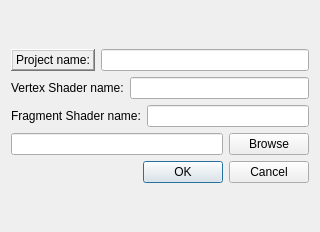
<?xml version="1.0" encoding="UTF-8"?>
<ui version="4.0">
 <class>NewProjectDialog</class>
 <widget class="QDialog" name="NewProjectDialog">
  <property name="geometry">
   <rect>
    <x>0</x>
    <y>0</y>
    <width>320</width>
    <height>232</height>
   </rect>
  </property>
  <property name="windowTitle">
   <string>Dialog</string>
  </property>
  <layout class="QGridLayout" name="gridLayout">
   <item row="0" column="0">
    <layout class="QVBoxLayout" name="verticalLayout">
     <item>
      <layout class="QHBoxLayout" name="horizontalLayout_4">
       <item>
        <widget class="QLabel" name="label_3">
         <property name="frameShape">
          <enum>QFrame::WinPanel</enum>
         </property>
         <property name="frameShadow">
          <enum>QFrame::Raised</enum>
         </property>
         <property name="text">
          <string>Project name:</string>
         </property>
        </widget>
       </item>
       <item>
        <widget class="QLineEdit" name="projectNameEdit"/>
       </item>
      </layout>
     </item>
     <item>
      <layout class="QHBoxLayout" name="horizontalLayout">
       <item>
        <widget class="QLabel" name="label">
         <property name="text">
          <string>Vertex Shader name:</string>
         </property>
        </widget>
       </item>
       <item>
        <widget class="QLineEdit" name="vertexNameEdit"/>
       </item>
      </layout>
     </item>
     <item>
      <layout class="QHBoxLayout" name="horizontalLayout_2">
       <item>
        <widget class="QLabel" name="label_2">
         <property name="text">
          <string>Fragment Shader name:</string>
         </property>
        </widget>
       </item>
       <item>
        <widget class="QLineEdit" name="fragmentNameEdit"/>
       </item>
      </layout>
     </item>
     <item>
      <layout class="QHBoxLayout" name="horizontalLayout_3">
       <item>
        <widget class="QLineEdit" name="browseDirEdit"/>
       </item>
       <item>
        <widget class="QPushButton" name="browseButton">
         <property name="text">
          <string>Browse</string>
         </property>
        </widget>
       </item>
      </layout>
     </item>
     <item>
      <widget class="QDialogButtonBox" name="buttonBox">
       <property name="orientation">
        <enum>Qt::Horizontal</enum>
       </property>
       <property name="standardButtons">
        <set>QDialogButtonBox::Cancel|QDialogButtonBox::Ok</set>
       </property>
      </widget>
     </item>
    </layout>
   </item>
  </layout>
 </widget>
 <resources/>
 <connections>
  <connection>
   <sender>buttonBox</sender>
   <signal>accepted()</signal>
   <receiver>NewProjectDialog</receiver>
   <slot>accept()</slot>
   <hints>
    <hint type="sourcelabel">
     <x>248</x>
     <y>254</y>
    </hint>
    <hint type="destinationlabel">
     <x>157</x>
     <y>274</y>
    </hint>
   </hints>
  </connection>
  <connection>
   <sender>buttonBox</sender>
   <signal>rejected()</signal>
   <receiver>NewProjectDialog</receiver>
   <slot>reject()</slot>
   <hints>
    <hint type="sourcelabel">
     <x>316</x>
     <y>260</y>
    </hint>
    <hint type="destinationlabel">
     <x>286</x>
     <y>274</y>
    </hint>
   </hints>
  </connection>
 </connections>
</ui>
